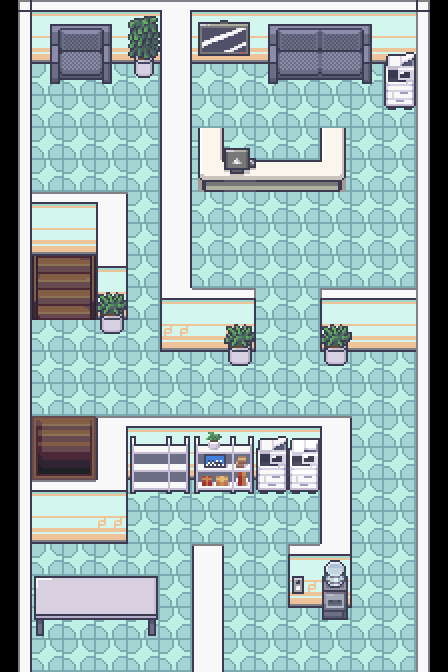

A 2D game scene composited from a Tiled map and its tileset images. What follows is a short description and the map's XML, with each tile layer's data collapsed to a summary:
An orthogonal 14x21 tile map with 32x32 px tiles, 4 tile layers (Tile Layer 1, Tile Layer 2, Tile Layer 3, Above Player), 4 tilesets and 38 objects (20x event, 18x collision).

<map version="1.10" tiledversion="1.11.2" orientation="orthogonal" renderorder="right-down" compressionlevel="0" width="14" height="21" tilewidth="32" tileheight="32" infinite="0" nextlayerid="7" nextobjectid="55">
 <properties>
  <property name="edges" value="clamped" />
  <property name="inside" type="bool" value="true" />
  <property name="map_type" value="dungeon" />
  <property name="scenario" value="spyder" />
  <property name="slug" value="omnichannel1" />
 </properties>
 <tileset firstgid="1" name="Office_interiors_shadowless_16x16" tilewidth="32" tileheight="32" tilecount="528" columns="22">
  <image source="../gfx/tilesets/Office_interiors_shadowless_16x16.png" width="704" height="768" />
 </tileset>
 <tileset firstgid="529" name="Interiors_16x16" tilewidth="32" tileheight="32" tilecount="2592" columns="16">
  <image source="../gfx/tilesets/Interiors_16x16.png" width="512" height="5184" />
 </tileset>
 <tileset firstgid="3121" source="../gfx/tilesets/core_indoor_stairs.tsx" />
 <tileset firstgid="6091" name="Tilesets_16x16" tilewidth="32" tileheight="32" tilecount="1760" columns="40">
  <image source="../gfx/tilesets/Tilesets_16x16.png" width="1280" height="1408" />
 </tileset>
 <layer id="1" name="Tile Layer 1" width="14" height="21">
  <data>[294 cells, 294 non-empty, 10 distinct tile ids]</data>
 </layer>
 <layer id="2" name="Tile Layer 2" width="14" height="21">
  <data>[294 cells, 91 non-empty, 23 distinct tile ids]</data>
 </layer>
 <layer id="3" name="Tile Layer 3" width="14" height="21">
  <data>[294 cells, 75 non-empty, 65 distinct tile ids]</data>
 </layer>
 <layer id="4" name="Above Player" width="14" height="21">
  <data>[294 cells, 0 non-empty, 0 distinct tile ids]</data>
 </layer>
 <objectgroup color="#ff0000" id="3" name="Collisions">
  <object id="1" type="collision" x="0" y="64" width="32" height="608" />
  <object id="2" type="collision" x="0" y="0" width="448" height="64" />
  <object id="4" type="collision" x="416" y="64" width="32" height="608" />
  <object id="5" type="collision" x="160" y="64" width="32" height="288" />
  <object id="6" type="collision" x="192" y="288" width="64" height="64" />
  <object id="7" type="collision" x="320" y="288" width="96" height="64" />
  <object id="8" type="collision" x="32" y="192" width="96" height="64" />
  <object id="9" type="collision" x="96" y="256" width="32" height="64" />
  <object id="10" type="collision" x="32" y="480" width="96" height="64" />
  <object id="11" type="collision" x="96" y="416" width="256" height="64" />
  <object id="12" type="collision" x="320" y="480" width="32" height="128" />
  <object id="13" type="collision" x="288" y="544" width="32" height="64" />
  <object id="14" type="collision" x="192" y="544" width="32" height="128" />
  <object id="26" type="collision" x="192" y="160" width="160" height="32" />
  <object id="27" type="collision" x="192" y="128" width="32" height="32" />
  <object id="28" type="collision" x="320" y="128" width="32" height="32" />
  <object id="34" type="collision" x="32" y="576" width="128" height="32" />
  <object id="50" type="collision" x="224" y="544" width="64" height="64">
   <properties>
    <property name="key" value="screen" />
   </properties>
  </object>
 </objectgroup>
 <objectgroup color="#ffff00" id="4" name="Events">
  <object id="18" name="Teleport to Omnichannel 2" type="event" x="32" y="288" width="32" height="32">
   <properties>
    <property name="act1" value="transition_teleport player,spyder_omnichannel2.tmx,1,12,0.3" />
    <property name="act2" value="char_face player,up" />
    <property name="cond1" value="is char_at player" />
   </properties>
  </object>
  <object id="19" name="Teleport to Omnichannel 2" type="event" x="64" y="288" width="32" height="32">
   <properties>
    <property name="act1" value="transition_teleport player,spyder_omnichannel2.tmx,2,12,0.3" />
    <property name="act2" value="char_face player,up" />
    <property name="cond1" value="is char_at player" />
   </properties>
  </object>
  <object id="21" name="Teleport to Cotton Town" type="event" x="32" y="416" width="64" height="32">
   <properties>
    <property name="act1" value="transition_teleport player,spyder_cotton_town.tmx,17,10,0.3" />
    <property name="act2" value="char_face player,down" />
    <property name="cond1" value="is char_at player" />
   </properties>
  </object>
  <object id="22" name="Play Music" type="event" x="0" y="0" width="32" height="32">
   <properties>
    <property name="act1" value="play_music music_omnichannel" />
    <property name="cond1" value="not music_playing music_omnichannel" />
   </properties>
  </object>
  <object id="24" name="Create William" type="event" x="288" y="128" width="32" height="32">
   <properties>
    <property name="act1" value="create_npc spyder_omnichannel_william,9,4" />
    <property name="cond1" value="not char_exists spyder_omnichannel_william" />
    <property name="cond2" value="not battle_outcome player,won,spyder_omnichannel_william" />
   </properties>
  </object>
  <object id="25" name="Talk William" type="event" x="288" y="96" width="32" height="32">
   <properties>
    <property name="act1" value="char_talk spyder_omnichannel_william,pre_battle" />
    <property name="act2" value="add_monster elowind,41,spyder_omnichannel_william,5,10" />
    <property name="act3" value="add_monster cardiwing,41,spyder_omnichannel_william,5,10" />
    <property name="act4" value="start_battle player,spyder_omnichannel_william" />
    <property name="act5" value="char_talk spyder_omnichannel_william,post_battle_lose" />
    <property name="behav1" value="talk spyder_omnichannel_william" />
    <property name="cond1" value="not battle_outcome player,won,spyder_omnichannel_william" />
   </properties>
  </object>
  <object id="29" name="Environment" type="event" x="32" y="0" width="32" height="32">
   <properties>
    <property name="act1" value="set_environment interior" />
    <property name="cond1" value="not environment_is interior" />
   </properties>
  </object>
  <object id="32" name="Spot Enforcer" type="event" x="32" y="384" width="64" height="32">
   <properties>
    <property name="act01" value="char_stop player" />
    <property name="act02" value="lock_controls" />
    <property name="act03" value="create_npc spyder_omnichannel_enforcer,8,7" />
    <property name="act04" value="pathfind spyder_omnichannel_enforcer,3,12" />
    <property name="act05" value="unlock_controls" />
    <property name="act06" value="char_face player,right" />
    <property name="act07" value="translated_dialog spyder_cottontown_enforcer" />
    <property name="act08" value="char_face player,down" />
    <property name="act09" value="pathfind player,2,13" />
    <property name="act10" value="remove_npc spyder_omnichannel_enforcer" />
    <property name="cond1" value="not variable_set hospitalcure:yes" />
    <property name="cond2" value="is char_at player" />
   </properties>
  </object>
  </objectgroup>
</map>
<!-- 12 of 38 objects omitted -->
